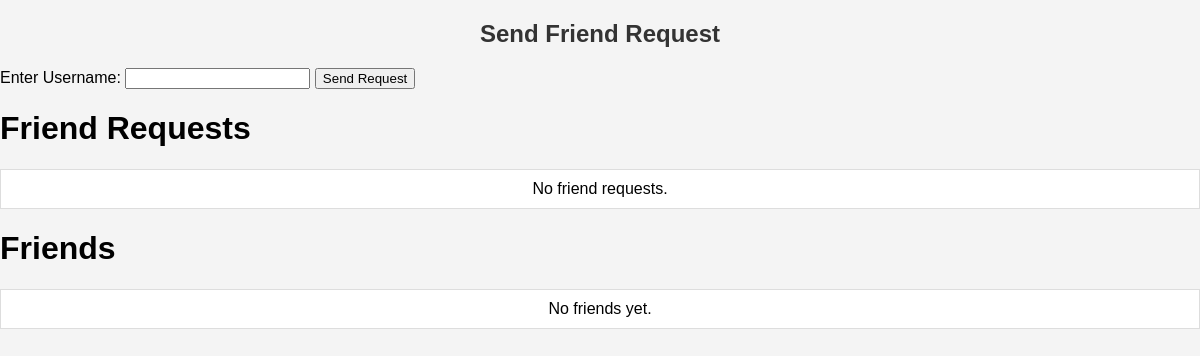
The page /friend-list/ (signed in) on the database as committed earlier.
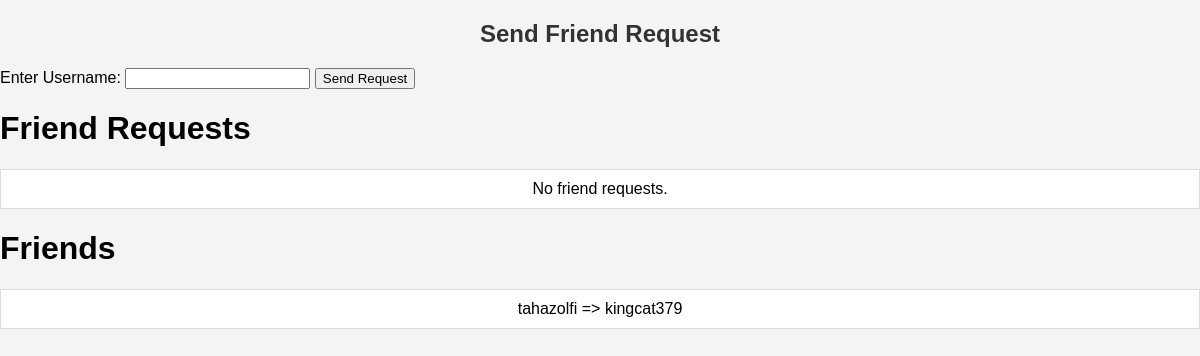
The same page on the database as committed later.
### myapp/models.py (models this page shows, shortened)
class friendship(models.Model):
    sender = models.ForeignKey(customuser, related_name='sent_friend_requests', on_delete=models.CASCADE)
    receiver = models.ForeignKey(customuser, related_name='received_friend_requests', on_delete=models.CASCADE)
    status = models.CharField(max_length=20, choices=[('pending', 'Pending'), ('accepted', 'Accepted'), ('rejected', 'Rejected')], default='pending')
    created_at = models.DateTimeField(auto_now_add=True)
    class Meta:
        unique_together = ('sender', 'receiver')

class customuser(AbstractUser):
    name = models.CharField(max_length=20)
    age = models.IntegerField(null=True)
    city = models.CharField(max_length=100)

### myapp/views.py (the view)
# urls.py: path('friend-list/', views.friend_list, name='friend_list'),
def friend_list(request):
    friend_requests = friendship.objects.filter(receiver=request.user, status='pending')
    friends = friendship.objects.filter(sender=request.user, status='accepted') | friendship.objects.filter(receiver=request.user, status='accepted')
    context = {
        'friend_requests': friend_requests,
        'friends': friends,
    }
    return render(request, 'friend_list.html', context)

### templates/friend_list.html (shortened to what this page needs)
<!DOCTYPE html>
<html lang="fa">
<head>
</head>
<body>
    <h2>Send Friend Request</h2>
    <form method="post" action="{% url 'send_friend_request' %}">
        <label for="username">Enter Username:</label>
        <input type="text" id="username" name="username" required>
        <button type="submit">Send Request</button>
    </form>
    <h1>Friend Requests</h1>
    <ul>
    {% for request in friend_requests %}
        <li>{{ request.sender.username }} <a href="{% url 'accept_request' request.id %}">Accept</a> <a href="{% url 'reject_request' request.id %}">Reject</a></li>
    {% empty %}
        <li>No friend requests.</li>
    {% endfor %}
    </ul>
    <h1>Friends</h1>
    <ul>
    {% for friend in friends %}
        <li>{{ friend.sender.username }} => {{ friend.receiver.username }}</li>
    {% empty %}
        <li>No friends yet.</li>
    {% endfor %}
    </ul>
</body>
</html>

Rows that differ between the two databases and show on the page:
added friendship: sender.username "tahazolfi", receiver.username "kingcat379"
Other text that changed with them:
text no longer shown: "No friends yet."
